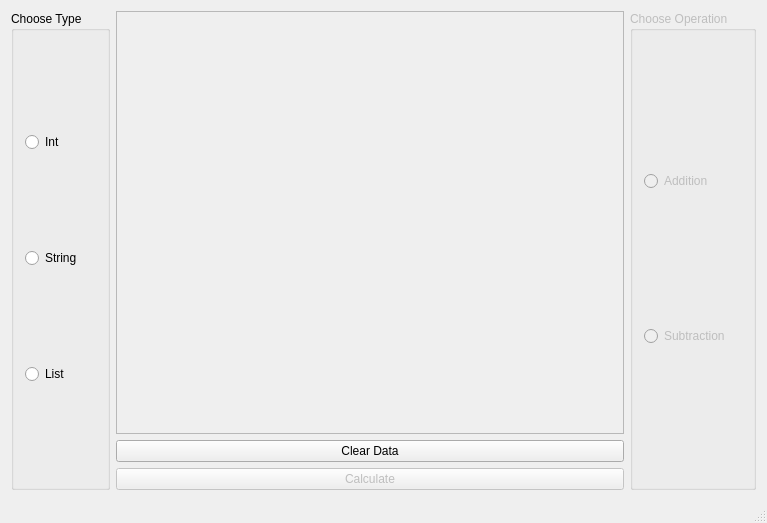
<?xml version="1.0" encoding="UTF-8"?>
<ui version="4.0">
 <class>MainWindow</class>
 <widget class="QMainWindow" name="MainWindow">
  <property name="geometry">
   <rect>
    <x>0</x>
    <y>0</y>
    <width>767</width>
    <height>523</height>
   </rect>
  </property>
  <property name="windowTitle">
   <string>MainWindow</string>
  </property>
  <widget class="QWidget" name="centralWidget">
   <layout class="QGridLayout" name="gridLayout">
    <item row="2" column="2">
     <widget class="QPushButton" name="btnCalculate">
      <property name="enabled">
       <bool>false</bool>
      </property>
      <property name="sizePolicy">
       <sizepolicy hsizetype="Expanding" vsizetype="Fixed">
        <horstretch>0</horstretch>
        <verstretch>0</verstretch>
       </sizepolicy>
      </property>
      <property name="text">
       <string>Calculate</string>
      </property>
     </widget>
    </item>
    <item row="0" column="3" rowspan="3">
     <widget class="QGroupBox" name="groupBoxOperation">
      <property name="enabled">
       <bool>false</bool>
      </property>
      <property name="title">
       <string>Choose Operation</string>
      </property>
      <layout class="QVBoxLayout" name="verticalLayout_4">
       <item>
        <widget class="QRadioButton" name="radOprAdd">
         <property name="text">
          <string>Addition</string>
         </property>
        </widget>
       </item>
       <item>
        <widget class="QRadioButton" name="radOprSub">
         <property name="text">
          <string>Subtraction</string>
         </property>
        </widget>
       </item>
      </layout>
     </widget>
    </item>
    <item row="0" column="0" rowspan="3">
     <widget class="QGroupBox" name="groupBox">
      <property name="title">
       <string>Choose Type</string>
      </property>
      <layout class="QGridLayout" name="gridLayout_2">
       <item row="2" column="0">
        <widget class="QRadioButton" name="radTypeStr">
         <property name="text">
          <string>String</string>
         </property>
        </widget>
       </item>
       <item row="3" column="0">
        <widget class="QRadioButton" name="radTypeLst">
         <property name="text">
          <string>List</string>
         </property>
        </widget>
       </item>
       <item row="1" column="0">
        <widget class="QRadioButton" name="radTypeInt">
         <property name="text">
          <string>Int</string>
         </property>
        </widget>
       </item>
      </layout>
     </widget>
    </item>
    <item row="0" column="2">
     <widget class="QFrame" name="frame">
      <property name="frameShape">
       <enum>QFrame::StyledPanel</enum>
      </property>
      <property name="frameShadow">
       <enum>QFrame::Raised</enum>
      </property>
      <layout class="QVBoxLayout" name="verticalLayout">
       <item>
        <widget class="QLabel" name="lblSpacerTop">
         <property name="sizePolicy">
          <sizepolicy hsizetype="Preferred" vsizetype="Expanding">
           <horstretch>0</horstretch>
           <verstretch>0</verstretch>
          </sizepolicy>
         </property>
         <property name="text">
          <string/>
         </property>
        </widget>
       </item>
       <item>
        <widget class="QLabel" name="lblX">
         <property name="text">
          <string/>
         </property>
        </widget>
       </item>
       <item>
        <widget class="Line" name="line">
         <property name="lineWidth">
          <number>0</number>
         </property>
         <property name="orientation">
          <enum>Qt::Horizontal</enum>
         </property>
        </widget>
       </item>
       <item>
        <widget class="QLabel" name="lblY">
         <property name="text">
          <string/>
         </property>
        </widget>
       </item>
       <item>
        <widget class="QLabel" name="lblSpacerBottom">
         <property name="sizePolicy">
          <sizepolicy hsizetype="Preferred" vsizetype="Expanding">
           <horstretch>0</horstretch>
           <verstretch>0</verstretch>
          </sizepolicy>
         </property>
         <property name="text">
          <string/>
         </property>
        </widget>
       </item>
      </layout>
     </widget>
    </item>
    <item row="1" column="2">
     <widget class="QPushButton" name="btnClear">
      <property name="text">
       <string>Clear Data</string>
      </property>
     </widget>
    </item>
   </layout>
  </widget>
  <widget class="QStatusBar" name="statusBar"/>
 </widget>
 <layoutdefault spacing="6" margin="11"/>
 <resources/>
 <connections/>
</ui>
